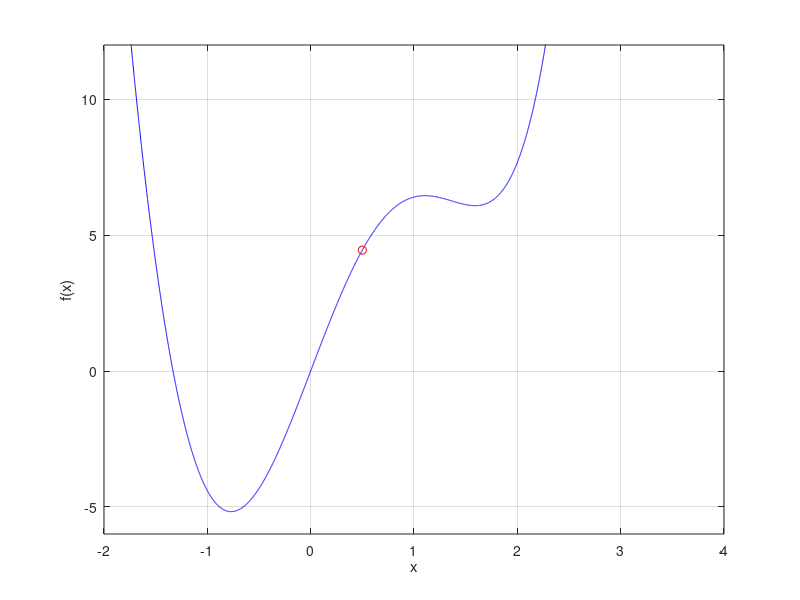

Here is the MATLAB script that generated this plot: (Note: this script raises an error after producing the figure.)
%%% Initialziation
clear variables ; clc ; close all;

%%% Parameter Setting
x = -2:0.001:4 ;

%%% TODO
%%% y: 예제 함수 입력
y = x.^4 + 10*x.*cos(x);



%%% 1-Dimensional Gradient Decent Practice
LearningRate = 0.01 ;            % Learning Rate, gamma
precision = 0.001 ;     % Termination Condition, epsilon
initial_x = 0.5 ;       % Initial Value


%%% 설명 예정
% To find out the index of array having the nearest value with the minimum value                    
[~, initial_x_idx] = min(abs(initial_x-x)); 


%%% cost function 확인을 위한 figure plot
%%% 설명 예정
figure(5);
plot(x, y, 'b-'); hold on ; grid on ;
xlabel('x'); ylabel('f(x)'); 
plot(x(initial_x_idx), y(initial_x_idx), 'ro');
ylim([-6 12]); xlim([-2 4]);

%%% 설명 예정
% Gradient (First-order derivative)
dydx = first_order_derivative(x,initial_x_idx);
x_new = initial_x - LearningRate * dydx ;

[~, x_new_idx] = min(abs(x_new-x));

x_old = initial_x ;
while( abs(x_new - x_old) > precision)
   x_old = x_new ;
   
   [~, x_old_idx] = min(abs(x_old-x)); % See Line 15 (★)
   
   dydx = first_order_derivative(x, x_old_idx);
   
   x_new = x_old - LearningRate * dydx ;
   
   %%% 설명 예정
   %%% TODO
   %%% update 상황을 보고 싶다면??
   % pause(0.5);
   
      
end

figure(5);
plot(x(x_old_idx), y(x_old_idx), 'r*');


function dydx = first_order_derivative(x_data,idx)

    x = x_data(idx);
    %%% TODO
    %%% 출력변수: dydx
    %%% 출력변수에 어떤 값을 저장해야 할까??
    dydx = 4*x.^3 + 10*cos(x)-10*x*sin(x);

end